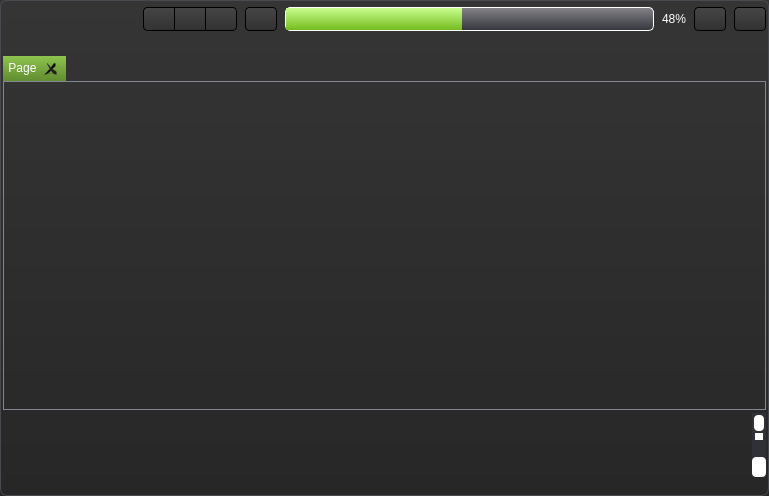
<?xml version="1.0" encoding="UTF-8"?>
<ui version="4.0">
 <class>LoaderMainWin</class>
 <widget class="QMainWindow" name="LoaderMainWin">
  <property name="geometry">
   <rect>
    <x>0</x>
    <y>0</y>
    <width>769</width>
    <height>496</height>
   </rect>
  </property>
  <property name="mouseTracking">
   <bool>true</bool>
  </property>
  <property name="windowTitle">
   <string comment="Caption">RR Loader</string>
  </property>
  <property name="styleSheet">
   <string notr="true">QCustomStyleWidget {
button-width:16px;
button-height:16px;
button-spacing:4px;
top:5px;
left:5px;
caption-image:url(:/system/Resources/captionGrad.png);
caption-image-glow:url(:/system/Resources/captionGradDisable.png);
margin:5px 24px 5px 0;
}

QPushButton#systemPushButtonExit {
background:none;
border:0;
image:url(:/system/Resources/systemExit.png);
}

QPushButton#systemPushButtonExit:hover {
image:url(:/system/Resources/systemExitHover.png);
}

QPushButton#systemPushButtonMinimize {
background:none;
border:0;
image:url(:/system/Resources/systemMin.png);
}

QPushButton#systemPushButtonMinimize:hover {
image:url(:/system/Resources/systemMinHover.png);
}

QPushButton#systemPushButtonMaximize {
background:none;
border:0;
image:url(:/system/Resources/systemMax.png);
}

QPushButton#systemPushButtonMaximize:hover {
image:url(:/system/Resources/systemMaxHover.png);
}

QPushButton#systemPushButtonMaximize[showrestore=&quot;true&quot;] {
background:none;
border:0;
image:url(:/system/Resources/systemRest.png);
}

QPushButton#systemPushButtonMaximize:hover[showrestore=&quot;true&quot;] {
image:url(:/system/Resources/systemRestHover.png);
}

QMainWindow {
background:qlineargradient(spread:pad,x1:1,y1:0,x2:1,y2:1,stop:0 rgb(53,53,53), stop:1 rgb(39, 39, 39));
border:1px solid #494a4f;
border-radius:7px;
}

QMainWindow[showrestore=&quot;true&quot;] {
border-radius:0;
}</string>
  </property>
  <property name="locale">
   <locale language="English" country="UnitedStates"/>
  </property>
  <widget class="QWidget" name="centralWidget">
   <property name="mouseTracking">
    <bool>true</bool>
   </property>
   <property name="styleSheet">
    <string notr="true">QPushButton {
color:#fff;
background-color:qlineargradient(spread:pad,x1:1,y1:0,x2:1, y2:1,stop:0 #464646,stop:1 #313131);
border:1px solid #000;
border-radius:4px; 
}

QPushButton:hover {
background-color:qlineargradient(spread:pad,x1:1,y1:0,x2:1,y2:1,stop:0 #505050,stop:1 #3b3b3b);
}

QPushButton:pressed {
background-color:qlineargradient(spread:pad,x1:1,y1:0,x2:1,y2:1,stop:0 #313131,stop:1 #464646);
}

QPushButton#pushButtonPause {
border-radius:0px; 
}

QPushButton#pushButtonPlay {
border-bottom-right-radius:0px; 
border-top-right-radius:0px; 
}

QPushButton#pushButtonStop {
border-bottom-left-radius:0px; 
border-top-left-radius:0px; 
}

QPushButton#pushButtonPlugin {
border: none;
background:none;
image:url(:/user/Resources/pluginButtonNormal.png);
}

QPushButton#pushButtonPlugin:hover {
image:url(:/user/Resources/pluginButtonHover.png);
}

QPushButton#pushButtonPlugin:pressed {
image:url(:/user/Resources/pluginButtonDown.png);
}

QTabWidget::pane { 
border:1px solid #828790;
}

QTabWidget::tab-bar {
left:0px; 
}

QTabBar::tab {
color:#3d3d3d;
background:qlineargradient(spread:pad,x1:1,y1:0,x2:1,y2:1,stop:0 #fafafa,stop:1 #c4c4c4);
border:1px solid #9a9a99;
border-bottom-color:#9a9a99;
border-top-left-radius:4px;
border-top-right-radius:4px;
min-width:20ex;
padding:1px 5px 1px 5px;
margin:0px;
image:none;
}

QTabBar::tab:selected, QTabBar::tab:hover {
color:#fff;
background:qlineargradient(spread:pad,x1:1,y1:0,x2:1,y2:1,stop:0 #8ec44e,stop:1 #618c30);
}

QTabBar::tab:selected {
border-color:#547a29;
}

QTabBar::tab:only-one {
padding:2px 5px 3px 5px;
}

QTabBar::close-button {
 image:url(:/system/Resources/systemExit.png);
 }

QTabBar::close-button:hover {
image:url(:/system/Resources/systemExitHover.png);
 }

QProgressBar, QLabel {
color:#FFF;
}

QProgressBar:horizontal {
border:1px solid white;
border-radius:5px;
background:qlineargradient(x1:0,y1:0,x2:0,y2:1,stop: 0 #858489,stop: 1 #33363b);
margin-right:32px;
text-align:right;
}

QProgressBar::chunk:horizontal {
background:qlineargradient(x1: 0,y1:0,x2:0,y2:1,stop: 0 #c9ff8d,stop: 1 #74bb1f);
}

QHeaderView::section {
background-color:qlineargradient(x1:0,y1:0,x2:0,y2:1,stop: 0 #46494e,stop: 1 #2c2d2c);
color:#FFF;
padding:2px;
padding-left:4px;
border:none;
border-left:1px solid #434443;
border-bottom:1px solid #434443;
}

QHeaderView::section:first {
borer-left:none;
}

QTreeView {
background:#373a3f;
color:#FFF;
border:none;
}

QScrollBar::add-page, QScrollBar::sub-page {
background:#303136;
}

QScrollBar:vertical {
border:none;
background:#303136;
margin:20px 0px 20px 0px;
}

QScrollBar::handle:vertical {
background:#FFF;
border-radius:5px;
margin-left:3px;
margin-right:3px;
}

QScrollBar::add-line:vertical {
background:#303136;
height:20px;
subcontrol-position:bottom;
subcontrol-origin:margin;
}

QScrollBar::sub-line:vertical {
background:#303136;
height:20px;
subcontrol-position:top;
subcontrol-origin:margin;
}

QScrollBar:up-arrow:vertical {
border-radius:4px;
background: white;
margin:2px;
image:url(:/system/Resources/systemUp.png);
}

QScrollBar:down-arrow:vertical {
border-radius:4px;
background:#FFF;
margin:0px;
image:url(:/system/Resources/systemDown.png);	
}

QScrollArea, QWidget#scrollAreaPluginContents {
padding:0px;
background:transparent;
}</string>
   </property>
   <layout class="QVBoxLayout" name="verticalLayout">
    <property name="spacing">
     <number>3</number>
    </property>
    <property name="leftMargin">
     <number>3</number>
    </property>
    <property name="topMargin">
     <number>7</number>
    </property>
    <property name="rightMargin">
     <number>3</number>
    </property>
    <property name="bottomMargin">
     <number>0</number>
    </property>
    <item>
     <layout class="QHBoxLayout" name="horizontalLayoutHead">
      <property name="spacing">
       <number>8</number>
      </property>
      <item>
       <widget class="QWidget" name="widgetControlSpacer" native="true">
        <property name="minimumSize">
         <size>
          <width>132</width>
          <height>24</height>
         </size>
        </property>
        <property name="maximumSize">
         <size>
          <width>132</width>
          <height>24</height>
         </size>
        </property>
       </widget>
      </item>
      <item>
       <widget class="QWidget" name="widgetLeftControls" native="true">
        <property name="minimumSize">
         <size>
          <width>134</width>
          <height>24</height>
         </size>
        </property>
        <property name="maximumSize">
         <size>
          <width>134</width>
          <height>24</height>
         </size>
        </property>
        <widget class="QPushButton" name="pushButtonAdd">
         <property name="geometry">
          <rect>
           <x>102</x>
           <y>0</y>
           <width>32</width>
           <height>24</height>
          </rect>
         </property>
         <property name="sizePolicy">
          <sizepolicy hsizetype="Fixed" vsizetype="Fixed">
           <horstretch>0</horstretch>
           <verstretch>0</verstretch>
          </sizepolicy>
         </property>
         <property name="text">
          <string notr="true"/>
         </property>
         <property name="icon">
          <iconset resource="loadermainwin.qrc">
           <normaloff>:/user/Resources/buttonAdd.png</normaloff>:/user/Resources/buttonAdd.png</iconset>
         </property>
        </widget>
        <widget class="QPushButton" name="pushButtonPlay">
         <property name="geometry">
          <rect>
           <x>0</x>
           <y>0</y>
           <width>32</width>
           <height>24</height>
          </rect>
         </property>
         <property name="text">
          <string notr="true"/>
         </property>
         <property name="icon">
          <iconset resource="loadermainwin.qrc">
           <normaloff>:/user/Resources/buttonPlay.png</normaloff>:/user/Resources/buttonPlay.png</iconset>
         </property>
        </widget>
        <widget class="QPushButton" name="pushButtonStop">
         <property name="geometry">
          <rect>
           <x>62</x>
           <y>0</y>
           <width>32</width>
           <height>24</height>
          </rect>
         </property>
         <property name="minimumSize">
          <size>
           <width>32</width>
           <height>24</height>
          </size>
         </property>
         <property name="maximumSize">
          <size>
           <width>32</width>
           <height>24</height>
          </size>
         </property>
         <property name="text">
          <string notr="true"/>
         </property>
         <property name="icon">
          <iconset resource="loadermainwin.qrc">
           <normaloff>:/user/Resources/buttonStop.png</normaloff>:/user/Resources/buttonStop.png</iconset>
         </property>
        </widget>
        <widget class="QPushButton" name="pushButtonPause">
         <property name="geometry">
          <rect>
           <x>31</x>
           <y>0</y>
           <width>32</width>
           <height>24</height>
          </rect>
         </property>
         <property name="text">
          <string notr="true"/>
         </property>
         <property name="icon">
          <iconset resource="loadermainwin.qrc">
           <normaloff>:/user/Resources/buttonPause.png</normaloff>:/user/Resources/buttonPause.png</iconset>
         </property>
        </widget>
       </widget>
      </item>
      <item>
       <widget class="QProgressBar" name="progressBar">
        <property name="value">
         <number>48</number>
        </property>
       </widget>
      </item>
      <item>
       <widget class="QWidget" name="widgetRightConrols" native="true">
        <property name="sizePolicy">
         <sizepolicy hsizetype="Fixed" vsizetype="Fixed">
          <horstretch>0</horstretch>
          <verstretch>0</verstretch>
         </sizepolicy>
        </property>
        <property name="minimumSize">
         <size>
          <width>72</width>
          <height>24</height>
         </size>
        </property>
        <property name="maximumSize">
         <size>
          <width>72</width>
          <height>24</height>
         </size>
        </property>
        <widget class="QPushButton" name="pushButtonConfig">
         <property name="geometry">
          <rect>
           <x>40</x>
           <y>0</y>
           <width>32</width>
           <height>24</height>
          </rect>
         </property>
         <property name="sizePolicy">
          <sizepolicy hsizetype="Fixed" vsizetype="Fixed">
           <horstretch>0</horstretch>
           <verstretch>0</verstretch>
          </sizepolicy>
         </property>
         <property name="text">
          <string notr="true"/>
         </property>
         <property name="icon">
          <iconset resource="loadermainwin.qrc">
           <normaloff>:/user/Resources/buttonConfig.png</normaloff>:/user/Resources/buttonConfig.png</iconset>
         </property>
        </widget>
        <widget class="QPushButton" name="pushButtonInfo">
         <property name="geometry">
          <rect>
           <x>0</x>
           <y>0</y>
           <width>32</width>
           <height>24</height>
          </rect>
         </property>
         <property name="sizePolicy">
          <sizepolicy hsizetype="Fixed" vsizetype="Fixed">
           <horstretch>0</horstretch>
           <verstretch>0</verstretch>
          </sizepolicy>
         </property>
         <property name="text">
          <string notr="true"/>
         </property>
         <property name="icon">
          <iconset resource="loadermainwin.qrc">
           <normaloff>:/user/Resources/buttonInfo.png</normaloff>:/user/Resources/buttonInfo.png</iconset>
         </property>
        </widget>
       </widget>
      </item>
     </layout>
    </item>
    <item>
     <layout class="QHBoxLayout" name="horizontalLayoutInfo">
      <property name="spacing">
       <number>8</number>
      </property>
      <property name="topMargin">
       <number>2</number>
      </property>
      <property name="bottomMargin">
       <number>4</number>
      </property>
      <item>
       <widget class="QWidget" name="widgetInfoSpacer" native="true">
        <property name="minimumSize">
         <size>
          <width>132</width>
          <height>13</height>
         </size>
        </property>
        <property name="maximumSize">
         <size>
          <width>132</width>
          <height>13</height>
         </size>
        </property>
       </widget>
      </item>
      <item>
       <widget class="QLabel" name="labelInfo">
        <property name="minimumSize">
         <size>
          <width>0</width>
          <height>13</height>
         </size>
        </property>
        <property name="maximumSize">
         <size>
          <width>16777215</width>
          <height>13</height>
         </size>
        </property>
        <property name="text">
         <string notr="true"/>
        </property>
       </widget>
      </item>
     </layout>
    </item>
    <item>
     <widget class="QWidget" name="widgetContent" native="true">
      <property name="sizePolicy">
       <sizepolicy hsizetype="Preferred" vsizetype="Expanding">
        <horstretch>0</horstretch>
        <verstretch>0</verstretch>
       </sizepolicy>
      </property>
      <layout class="QVBoxLayout" name="verticalLayoutContent">
       <property name="spacing">
        <number>3</number>
       </property>
       <property name="margin">
        <number>0</number>
       </property>
       <item>
        <widget class="QTabWidget" name="tabWidget">
         <property name="currentIndex">
          <number>0</number>
         </property>
         <property name="tabsClosable">
          <bool>true</bool>
         </property>
         <property name="movable">
          <bool>true</bool>
         </property>
         <widget class="QWidget" name="tab">
          <attribute name="title">
           <string>Page</string>
          </attribute>
         </widget>
        </widget>
       </item>
       <item>
        <widget class="QScrollArea" name="scrollAreaPlugins">
         <property name="sizePolicy">
          <sizepolicy hsizetype="Expanding" vsizetype="Preferred">
           <horstretch>0</horstretch>
           <verstretch>0</verstretch>
          </sizepolicy>
         </property>
         <property name="minimumSize">
          <size>
           <width>0</width>
           <height>64</height>
          </size>
         </property>
         <property name="maximumSize">
          <size>
           <width>16777215</width>
           <height>64</height>
          </size>
         </property>
         <property name="frameShape">
          <enum>QFrame::NoFrame</enum>
         </property>
         <property name="horizontalScrollBarPolicy">
          <enum>Qt::ScrollBarAlwaysOff</enum>
         </property>
         <widget class="QWidget" name="scrollAreaPluginContents">
          <property name="geometry">
           <rect>
            <x>0</x>
            <y>0</y>
            <width>761</width>
            <height>200</height>
           </rect>
          </property>
         </widget>
        </widget>
       </item>
      </layout>
     </widget>
    </item>
    <item>
     <widget class="QWidget" name="widgetFoot" native="true">
      <property name="minimumSize">
       <size>
        <width>0</width>
        <height>16</height>
       </size>
      </property>
      <property name="maximumSize">
       <size>
        <width>16777215</width>
        <height>16</height>
       </size>
      </property>
      <layout class="QHBoxLayout" name="horizontalLayoutFoot">
       <property name="spacing">
        <number>0</number>
       </property>
       <property name="margin">
        <number>0</number>
       </property>
       <item>
        <spacer name="horizontalSpacerLeft">
         <property name="orientation">
          <enum>Qt::Horizontal</enum>
         </property>
         <property name="sizeHint" stdset="0">
          <size>
           <width>40</width>
           <height>0</height>
          </size>
         </property>
        </spacer>
       </item>
       <item>
        <widget class="QPushButton" name="pushButtonPlugin">
         <property name="minimumSize">
          <size>
           <width>132</width>
           <height>16</height>
          </size>
         </property>
         <property name="maximumSize">
          <size>
           <width>132</width>
           <height>16</height>
          </size>
         </property>
         <property name="text">
          <string notr="true"/>
         </property>
         <property name="icon">
          <iconset resource="loadermainwin.qrc">
           <normaloff>:/system/Resources/systemUp.png</normaloff>:/system/Resources/systemUp.png</iconset>
         </property>
        </widget>
       </item>
       <item>
        <spacer name="horizontalSpacerRight">
         <property name="orientation">
          <enum>Qt::Horizontal</enum>
         </property>
         <property name="sizeHint" stdset="0">
          <size>
           <width>40</width>
           <height>0</height>
          </size>
         </property>
        </spacer>
       </item>
      </layout>
     </widget>
    </item>
   </layout>
  </widget>
 </widget>
 <layoutdefault spacing="6" margin="11"/>
 <resources>
  <include location="loadermainwin.qrc"/>
 </resources>
 <connections/>
</ui>
